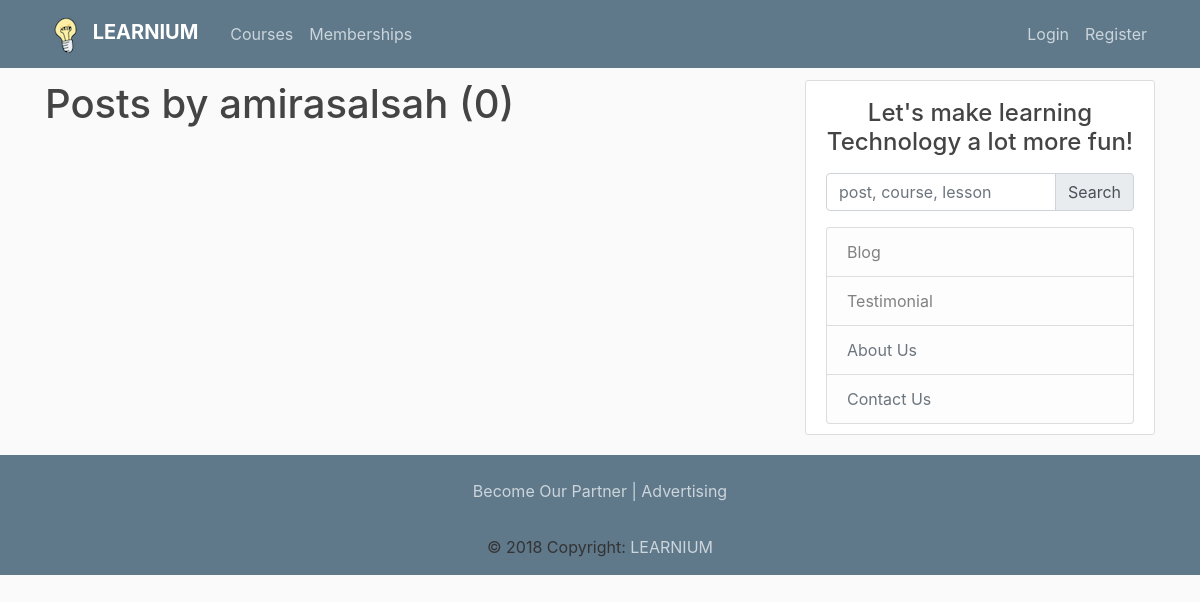
/user/amirasalsah, run on an earlier commit of the app's database.
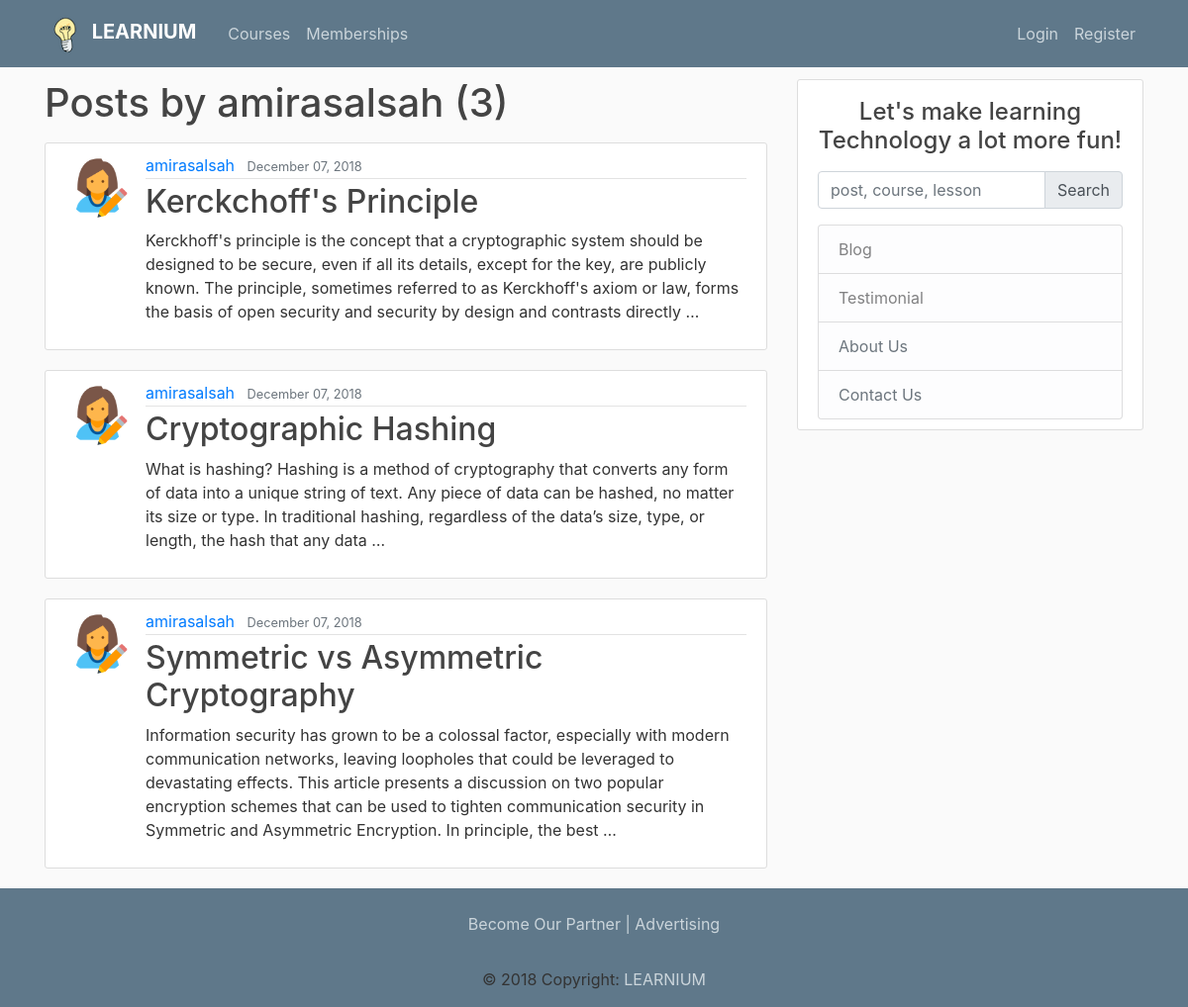
And on a later commit of the database.
### blog/models.py (models this page shows, shortened)
class Post(models.Model):
	title = models.CharField(max_length=100)
	category = models.CharField(max_length=100)
	content = models.TextField()
	date_posted = models.DateTimeField(default=timezone.now)
	author = models.ForeignKey(User, on_delete=models.CASCADE)

### users/models.py (models this page shows, shortened)
class Profile(models.Model):
	user = models.OneToOneField(User, on_delete=models.CASCADE)
	image = models.ImageField(default='default.jpg', upload_to='profile_pics')

### blog/views.py (the view)
# urls.py: path('user/<str:username>', UserPostListView.as_view() , name='user-posts'),
class UserPostListView(ListView):
	model = Post
	template_name = 'blog/user_posts.html'
	context_object_name = 'posts'
	paginate_by = 5
	def get_queryset(self):
		user = get_object_or_404(User, username=self.kwargs.get('username'))
		return Post.objects.filter(author=user).order_by('-date_posted')

### blog/templates/blog/user_posts.html (shortened to what this page needs)
{% extends "blog/base.html" %}
{% block content %}
    <h1 class="mb-3">Posts by {{ view.kwargs.username }} ({{ page_obj.paginator.count }})</h1>
    {% for post in posts %}
        <article class="media content-section">
          <img class="rounded-circle article-img" src="{{ post.author.profile.image.url }}">
          <div class="media-body">
            <div class="article-metadata">
              <a class="mr-2" href="{% url 'user-posts' post.author.username %}">{{ post.author }}</a>
              <small class="text-muted">{{ post.date_posted|date:"F d, Y" }}</small>
            </div>
            <h2><a class="article-title" href="{% url 'post-detail' post.id %}">{{ post.title }}</a></h2>
            <p class="article-content"> {{ post.content|truncatewords:50 }}</p>
          </div>
        </article>
    {% endfor %}
{% endblock content %}

What changed in the data, as far as the page shows it:
added Post: author.profile.image (picture), author "amirasalsah", date_posted "December 07, 2018", title "Kerckchoff's Principle", content "Kerckhoff's principle is the concept that a cryptographic system should be designed to be secure, even if all its details, except for the key, are publicly known. The principle, sometimes referred to as Kerckhoff's axiom or law, forms the basis of open security and security by design and contrasts directly …"
added Post: author.profile.image (picture), author "amirasalsah", date_posted "December 07, 2018", title "Cryptographic Hashing", content "What is hashing? Hashing is a method of cryptography that converts any form of data into a unique string of text. Any piece of data can be hashed, no matter its size or type. In traditional hashing, regardless of the data’s size, type, or length, the hash that any data …"
added Post: author.profile.image (picture), author "amirasalsah", date_posted "December 07, 2018", title "Symmetric vs Asymmetric Cryptography", content "Information security has grown to be a colossal factor, especially with modern communication networks, leaving loopholes that could be leveraged to devastating effects. This article presents a discussion on two popular encryption schemes that can be used to tighten communication security in Symmetric and Asymmetric Encryption. In principle, the best …"
Also different on the page:
{{ page_obj.paginator.count }}: "0" → "3"
